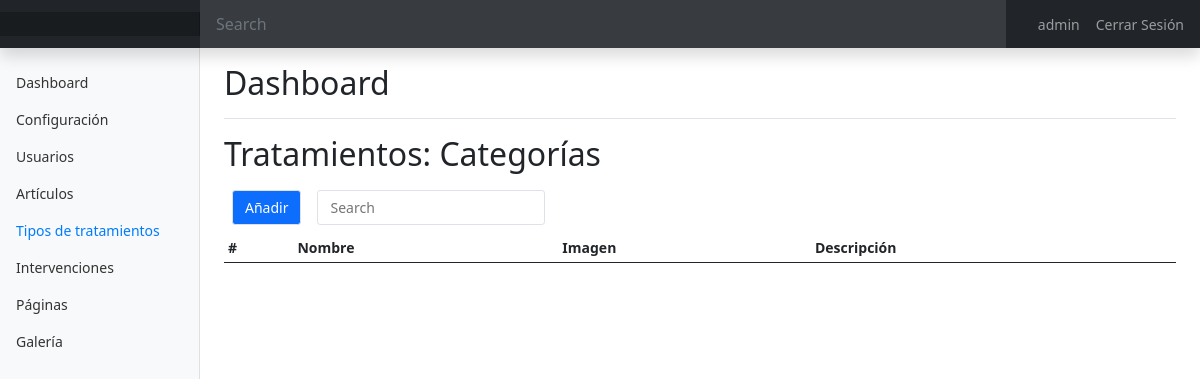
/admin.php?section=treatmentsCategories (signed in), run on an earlier commit of the app's database.
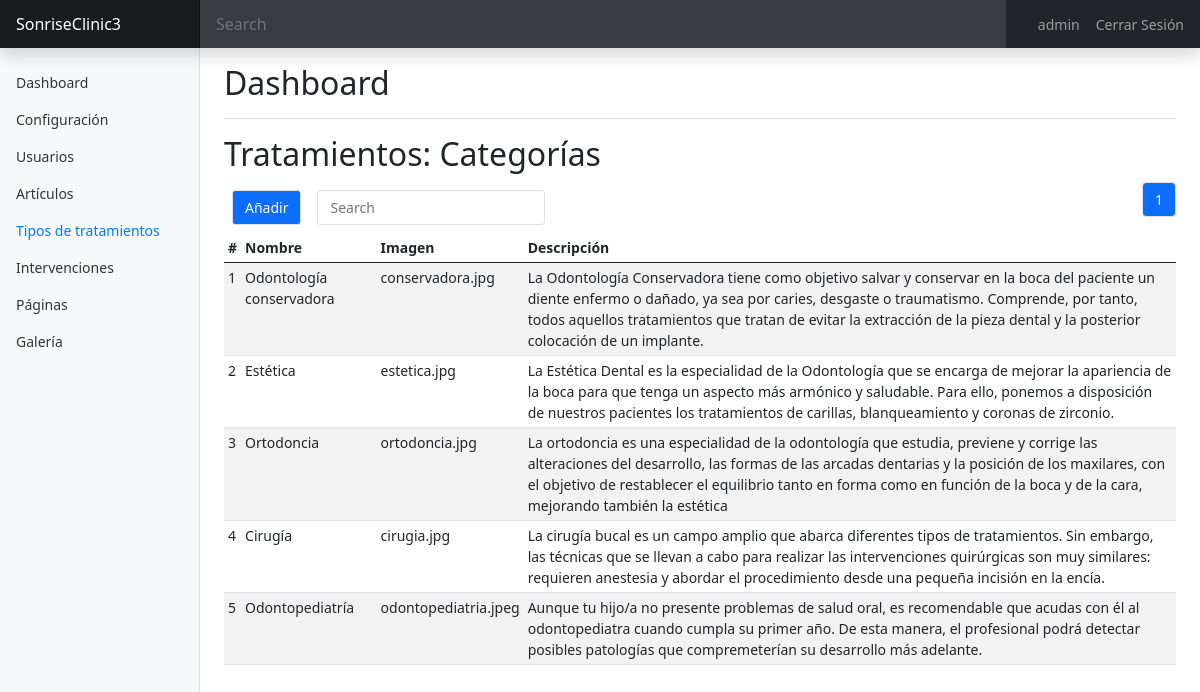
And on a later commit of the database.
### tables this page shows
CREATE TABLE `settings` (
  `id` int(9) NOT NULL,
  `type` varchar(10) NOT NULL,
  `label` varchar(25) NOT NULL,
  `value` varchar(255) NOT NULL
);

CREATE TABLE `treatmentscategories` (
  `id` int(1) NOT NULL,
  `name` varchar(100) NOT NULL,
  `info` text NOT NULL,
  `image` varchar(300) NOT NULL
);

### includes/sessions.php (called while the page is built, shortened)
<?php
if (isset($_SESSION['lang'])) {
    $lang = $_SESSION['lang'];
} else {
    $lang = null;
}

### lang/es.php (called while the page is built)
<?php
$texts = array(
  'app_Title' => "SonriseClinic",
  'mn_Home' => "Inicio",
  'mn_News' => "Novedades",
  'mn_Categories' => "Categorías",
  'mn_Meeting' => "Gestión de Citas",
  'mn_Chat' => "Chat Interno",
  'mn_Speciality' => "Especialidades",
  'mn_Login' => "Iniciar Sesión",
  'mn_Logout' => "Cerrar Sesión",
  'mn_Admin' => "Panel de Control",
  'mn_Cites' => "Mis citas",
  'frm_Email' => "Dirección de correo electrónico",
  'frm_Pass' => "Clave",
  'frm_Send' => "Enviar",
  'frm_Remember' => "Recordar sesión",
  'frm_Name' => "Nick",
  'frm_FirstName' => "Nombre",
  'frm_LastName' => "Apellidos",
  'frm_Roles' => "Rol",
  'frm_Type' => "Grupo",
  'frm_Label' => "Etiqueta",
  'frm_Value' => "Valor",
  'frm_Title' => "Título",
  'frm_Subtitle' => "Subtítulo",
  'frm_Text' => "Texto",
  'frm_Image' => "Imagen",
  'frm_Desc' => "Descripción",
  'frm_Duration' => "Duración",
  'frm_Price' => "Precio",
  'frm_Categorie' => "Categoría",
  'frm_lblImages' => "Nombre",
  'frm_Src' => "Ubicación",
  'frm_lblLong' => "Texto pie de imagen",
  'frm_Style' => "Style-CSS",
  'btn_Update' => "Actualizar",
  'btn_Deleted' => "Eliminar",
  'btn_Ok' => "Aceptar",
  'btn_Close' => "Cerrar",
  'Learn_more' => 'Leer Más',
  'btn_AddUser' => 'Añadir nuevo usuario',
  'btn_Add' => 'Añadir',
  'sect_gallery' => "Galería",
  'sect_users' => "Usuarios",
  'sect_settings' => "Configuración",
  'sect_categories' => "Categorías",
  'sect_articles' => "Artículos",
  'sect_pages' => "Páginas",
  'sect_treatments' => "Tratamientos",
  'sect_treatmentsCategories' => "Tipos de tratamientos",
  'sect_Interventions' => "Intervenciones",
  'modal_title_confirm' => "Confirme opción",
  'modal_text_confirm' => "Esta opción no es posible deshacerla. Si realmente está seguro/a pulse en 'Aceptar'",
  'err_NotAutenticates' => "Usuario no registrado",
  'err_UpdateInfo' => "Fallo al actualizar los datos",
  'err_MissingData' => "Faltan datos por cumplimentar",
  'date_Published' => "Fecha de publicación",
);

### includes/functions.php (called while the page is built, shortened)
<?php
function __($str, $lang = null){
  if (file_exists('lang/'.$lang.'.php')):
    if ( isset($texts[$str]) ){
      $str = $texts[$str];
    }
  endif;
  return $str;
}

### includes/class.data.php (called while the page is built, shortened)
<?php
class DataBase
{
    var $connection;
    public function __construct()
    {
        if (DB_PASS == NULL)
            $this->connection = mysqli_connect(DB_SERVER, DB_USER, DB_NAME);
        else
            $this->connection = mysqli_connect(DB_SERVER, DB_USER, DB_PASS, DB_NAME);
        return true;
    }
    public function send($sql, $type = 'ARRAY')
    {
        $result = mysqli_query($this->connection, $sql) or die(mysqli_error($this->connection));
        $return = array();
        if ($type == 'ARRAY')
            while (($return[] = mysqli_fetch_array($result))) {
            }
        else
            while (($return[] = mysqli_fetch_assoc($result))) {
            }
        if (count($return) > 1)
            unset($return[count($return) - 1]);
        else
            $return = FALSE;
        return $return;
    }
    public function select($table, $where, $type = 'ARRAY')
    {
        $sql = "SELECT * FROM " . $table . " WHERE " . $where;
        $result = mysqli_query($this->connection, $sql);
        $return = array();
        if ($type == 'ARRAY')
            while (($return[] = mysqli_fetch_array($result))) {
            }
        else
            while (($return[] = mysqli_fetch_assoc($result))) {
            }
        if (count($return) > 1)
            unset($return[count($return) - 1]);
        else
            $return = FALSE;
        return $return;
    }
}

### admin/treatmentsCategories.php (the view, shortened to what the changed rows need)
<h2><?= __('sect_treatments', $lang) ?>: <?= __('sect_categories', $lang) ?></h2>
<div class="table-responsive">
  <?php
  include "admin/pagination.php";
  ?>
  <table class="table table-striped table-sm table-hover">
    <thead>
      <tr>
        <th>#</th>
        <th><?= __('frm_FirstName', $lang) ?></th>
        <th><?= __('frm_Image', $lang) ?></th>
        <th><?= __('frm_Desc', $lang) ?></th>
      </tr>
    </thead>
    <tbody>
      <?php if (!empty($records)) :
        foreach ($records as $record) :
          if (isset($_GET['edit']) && $record['id'] == $_GET['edit']) :
            $class = " fw-bold";
          else :
            $class = "";
          endif;
      ?>
          <tr class="tbl-h<?= $class ?>" onclick="window.location='admin.php?section=treatmentsCategories&edit=<?= $record['id'] ?>';">
            <td><?= $record["id"] ?></td>
            <td><?= $record["name"] ?></td>
            <td><?= $record["image"] ?></td>
            <td><?= $record["info"] ?></td>
          </tr>
      <?php
        endforeach;
      endif; ?>
    </tbody>
  </table>
</div>

### admin.php (shortened to what the changed rows need)
<?php
include("includes/functions.php");
include("includes/sessions.php");
if (isset($_GET["section"])) :
  $adm_pag = $_GET["section"];
else :
  $adm_pag = "dashboard";
endif;
$db = new DataBase(DB_SERVER, DB_USER, DB_PASS, DB_NAME, 1);
$param = $db->send("SELECT * FROM settings;");
?>
<!DOCTYPE html>
<html lang="<?= $lang ?>">
<?php require "admin/head.php"; ?>
<body>
  <header class="navbar navbar-dark sticky-top bg-dark flex-md-nowrap p-0 shadow">
    <a class="navbar-brand col-md-3 col-lg-2 me-0 px-3" href="index.php"><?= $param[0]["value"] ?></a>
    <input class="form-control form-control-dark w-100" type="text" placeholder="Search" aria-label="Search">
    <ul class="navbar-nav px-3" style="flex-direction: row;">
      <li class="nav-item text-nowrap">
      </li>
      <li class="nav-item text-nowrap">
      </li>
    </ul>
  </header>
  <div class="container-fluid">
    <div class="row">
      <main class="col-md-9 ms-sm-auto col-lg-10 px-md-4" style="margin-left:219px">
        <div class="d-flex justify-content-between flex-wrap flex-md-nowrap align-items-center pt-3 pb-2 mb-3 border-bottom">
          <h1 class="h2">Dashboard</h1>
        </div>
        <?php
        switch ($adm_pag):
          case ("treatmentsCategories"):
            include "admin/treatmentsCategories.php";
            break;
        endswitch;
        ?>
      </main>
    </div>
  </div>
</body>
</html>

### admin/pagination.php (shortened to what the changed rows need)
<?php
$maxRow = 5;
$row = $db->send("SELECT Count(*) as total FROM $adm_pag;");
$page = false;
if (!$page) {
  $start = 0;
  $page = 1;
} else {
  $start = ($page - 1) * $maxRow;
}
$numResult = $row[0]['total'];
$total_pages = ceil($numResult / $maxRow);
$records = $db->select($adm_pag, "1 = 1 ORDER BY id ASC LIMIT " . $start . ", " . $maxRow);
?>
<div class="d-flex bd-highlight">
  <nav aria-label="navigation flex-shrink-1">
    <ul class="pagination justify-content-end">
      <?php if ($total_pages >= 1) {
        if ($page != 1) { ?>
          <?php }
        for ($i = 1; $i <= $total_pages; $i++) {
          if ($page == $i) { ?>
            <li class="page-item"><span class="page-link bg-primary text-white" href="#"><?= $i ?></span></li>
          <?php } else { ?>
            <li class="page-item"><a class="page-link" href="admin.php?section=<?= $adm_pag ?>&page=<?= $i ?>"><?= $i ?></a></li>
          <?php }
        }
        if ($page != $total_pages) { ?>
      <?php }
      } ?>
    </ul>
  </nav>
</div>

What changed in the data, as far as the page shows it:
added settings: value "SonriseClinic3"
added treatmentscategories: id "1", name "Odontología conservadora", image "conservadora.jpg", info "La Odontología Conservadora tiene como objetivo salvar y conservar en la boca del paciente un diente enfermo o dañado, ya sea por caries, desgaste o traumatismo. Comprende, por tanto, todos aquellos tratamientos que tratan de evitar la extracción de la pieza dental y la posterior colocación de un implante."
added treatmentscategories: id "2", name "Estética", image "estetica.jpg", info "La Estética Dental es la especialidad de la Odontología que se encarga de mejorar la apariencia de la boca para que tenga un aspecto más armónico y saludable. Para ello, ponemos a disposición de nuestros pacientes los tratamientos de carillas, blanqueamiento y coronas de zirconio."
added treatmentscategories: id "3", name "Ortodoncia", image "ortodoncia.jpg", info "La ortodoncia es una especialidad de la odontología que estudia, previene y corrige las alteraciones del desarrollo, las formas de las arcadas dentarias y la posición de los maxilares, con el objetivo de restablecer el equilibrio tanto en forma como en función de la boca y de la cara, mejorando también la estética"
added treatmentscategories: id "4", name "Cirugía", image "cirugia.jpg", info "La cirugía bucal es un campo amplio que abarca diferentes tipos de tratamientos. Sin embargo, las técnicas que se llevan a cabo para realizar las intervenciones quirúrgicas son muy similares: requieren anestesia y abordar el procedimiento desde una pequeña incisión en la encía."
added treatmentscategories: id "5", name "Odontopediatría", image "odontopediatria.jpeg", info "Aunque tu hijo/a no presente problemas de salud oral, es recomendable que acudas con él al odontopediatra cuando cumpla su primer año. De esta manera, el profesional podrá detectar posibles patologías que compremeterían su desarrollo más adelante."
Also different on the page:
new list line: "1"
